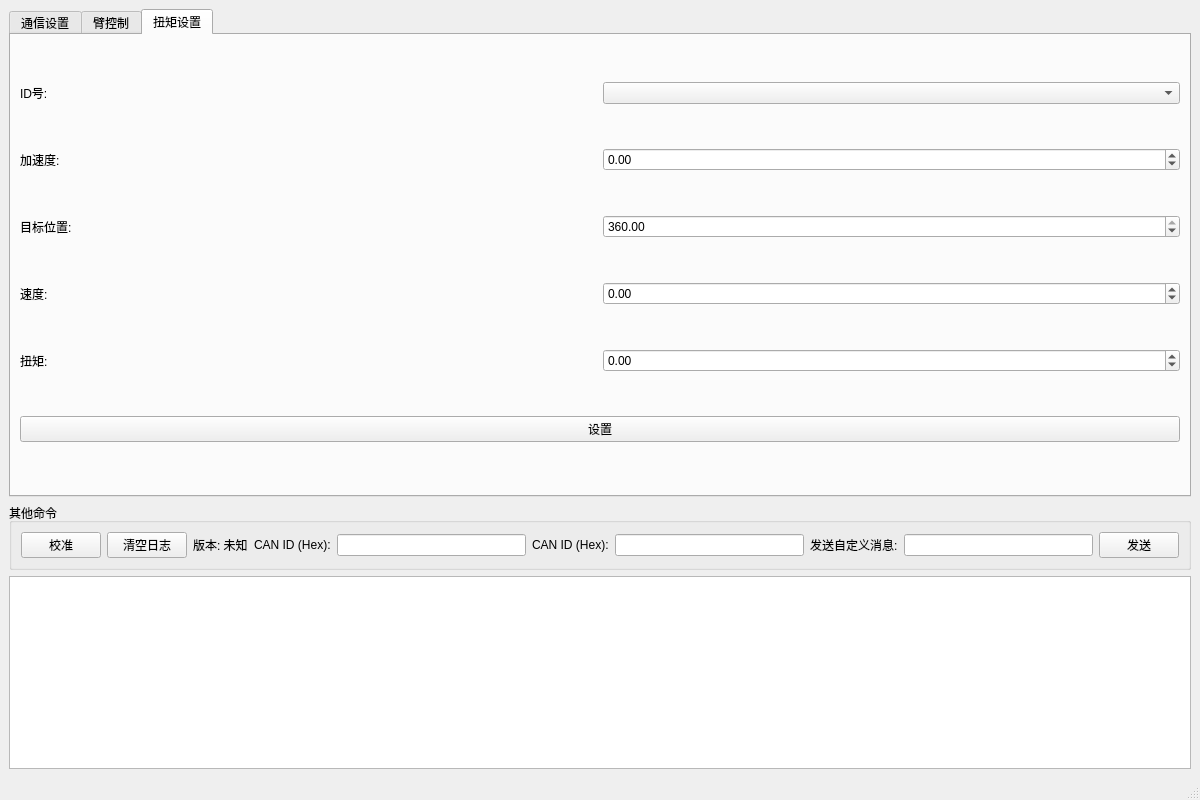
<?xml version="1.0" encoding="UTF-8"?>
<ui version="4.0">
 <class>MainWindow</class>
 <widget class="QMainWindow" name="MainWindow">
  <property name="geometry">
   <rect>
    <x>0</x>
    <y>0</y>
    <width>1200</width>
    <height>800</height>
   </rect>
  </property>
  <property name="windowTitle">
   <string>遥操作臂控制器</string>
  </property>
  <widget class="QWidget" name="centralwidget">
   <layout class="QVBoxLayout" name="verticalLayout">
    <item>
     <widget class="QTabWidget" name="tabWidget">
      <property name="currentIndex">
       <number>2</number>
      </property>
      <widget class="QWidget" name="serialTab">
       <attribute name="title">
        <string>通信设置</string>
       </attribute>
       <layout class="QVBoxLayout" name="verticalLayout_2">
        <item>
         <widget class="QGroupBox" name="commModeGroup">
          <property name="title">
           <string>通信模式</string>
          </property>
          <layout class="QHBoxLayout" name="horizontalLayout_commMode">
           <item>
            <widget class="QLabel" name="label_commMode">
             <property name="text">
              <string>模式:</string>
             </property>
            </widget>
           </item>
           <item>
            <widget class="QComboBox" name="commModeComboBox">
             <item>
              <property name="text">
               <string>无线摇操臂 (串口)</string>
              </property>
             </item>
             <item>
              <property name="text">
               <string>有线摇操臂 (CAN)</string>
              </property>
             </item>
            </widget>
           </item>
           <item>
            <spacer name="horizontalSpacer_commMode">
             <property name="orientation">
              <enum>Qt::Horizontal</enum>
             </property>
             <property name="sizeHint" stdset="0">
              <size>
               <width>40</width>
               <height>20</height>
              </size>
             </property>
            </spacer>
           </item>
          </layout>
         </widget>
        </item>
        <item>
         <widget class="QGroupBox" name="groupBox">
          <property name="title">
           <string>串口连接</string>
          </property>
          <layout class="QGridLayout" name="gridLayout">
           <item row="0" column="0">
            <widget class="QLabel" name="label">
             <property name="text">
              <string>端口号:</string>
             </property>
            </widget>
           </item>
           <item row="0" column="1">
            <widget class="QComboBox" name="portComboBox"/>
           </item>
           <item row="0" column="2">
            <widget class="QPushButton" name="refreshPortsButton">
             <property name="text">
              <string>刷新端口</string>
             </property>
            </widget>
           </item>
           <item row="1" column="0">
            <widget class="QLabel" name="label_2">
             <property name="text">
              <string>波特率:</string>
             </property>
            </widget>
           </item>
           <item row="1" column="1">
            <widget class="QComboBox" name="baudRateComboBox"/>
           </item>
           <item row="2" column="0">
            <widget class="QLabel" name="label_3">
             <property name="text">
              <string>数据位:</string>
             </property>
            </widget>
           </item>
           <item row="2" column="1">
            <widget class="QComboBox" name="dataBitsComboBox"/>
           </item>
           <item row="3" column="0">
            <widget class="QLabel" name="label_4">
             <property name="text">
              <string>校验位:</string>
             </property>
            </widget>
           </item>
           <item row="3" column="1">
            <widget class="QComboBox" name="parityComboBox"/>
           </item>
           <item row="4" column="0">
            <widget class="QLabel" name="label_5">
             <property name="text">
              <string>停止位:</string>
             </property>
            </widget>
           </item>
           <item row="4" column="1">
            <widget class="QComboBox" name="stopBitsComboBox"/>
           </item>
           <item row="5" column="0">
            <widget class="QLabel" name="label_6">
             <property name="text">
              <string>流控制:</string>
             </property>
            </widget>
           </item>
           <item row="5" column="1">
            <widget class="QComboBox" name="flowControlComboBox"/>
           </item>
           <item row="0" column="3">
            <widget class="QPushButton" name="connectButton">
             <property name="text">
              <string>连接</string>
             </property>
            </widget>
           </item>
          </layout>
         </widget>
        </item>
        <item>
         <widget class="QGroupBox" name="canGroup">
          <property name="title">
           <string>CAN连接</string>
          </property>
          <property name="visible">
           <bool>false</bool>
          </property>
          <layout class="QHBoxLayout" name="horizontalLayout_can">
           <item>
            <widget class="QPushButton" name="canConnectButton">
             <property name="text">
              <string>连接CAN</string>
             </property>
            </widget>
           </item>
           <item>
            <widget class="QLabel" name="canStatusLabel">
             <property name="text">
              <string>CAN状态: 未连接</string>
             </property>
            </widget>
           </item>
           <item>
            <spacer name="horizontalSpacer_can">
             <property name="orientation">
              <enum>Qt::Horizontal</enum>
             </property>
             <property name="sizeHint" stdset="0">
              <size>
               <width>40</width>
               <height>20</height>
              </size>
             </property>
            </spacer>
           </item>
          </layout>
         </widget>
        </item>
       </layout>
      </widget>
      <widget class="QWidget" name="controlTab">
       <attribute name="title">
        <string>臂控制</string>
       </attribute>
       <layout class="QVBoxLayout" name="verticalLayout_control">
        <item>
         <widget class="QGroupBox" name="armControlGroup">
          <property name="title">
           <string>臂数据获取控制（无线模式）</string>
          </property>
          <layout class="QHBoxLayout" name="horizontalLayout_armControl">
           <item>
            <widget class="QPushButton" name="armGetButton">
             <property name="text">
              <string>获取</string>
             </property>
            </widget>
           </item>
           <item>
            <widget class="QPushButton" name="armStopButton">
             <property name="text">
              <string>停止</string>
             </property>
            </widget>
           </item>
          </layout>
         </widget>
        </item>
        <item>
         <widget class="QGroupBox" name="canArmControlGroup">
          <property name="title">
           <string>臂数据获取控制（有线模式）</string>
          </property>
          <property name="visible">
           <bool>false</bool>
          </property>
          <layout class="QVBoxLayout" name="verticalLayout_canArmControl">
           <item>
            <layout class="QHBoxLayout" name="horizontalLayout_leftArm">
             <item>
              <widget class="QLabel" name="label_leftArm">
               <property name="text">
                <string>左臂 (ID0-6):</string>
               </property>
              </widget>
             </item>
             <item>
              <widget class="QPushButton" name="canLeftArmSingleButton">
               <property name="text">
                <string>单次获取</string>
               </property>
              </widget>
             </item>
             <item>
              <widget class="QPushButton" name="canLeftArmContinuousButton">
               <property name="text">
                <string>持续获取</string>
               </property>
              </widget>
             </item>
             <item>
              <widget class="QPushButton" name="canLeftArmStopButton">
               <property name="text">
                <string>停止</string>
               </property>
               <property name="enabled">
                <bool>false</bool>
               </property>
              </widget>
             </item>
             <item>
              <spacer name="horizontalSpacer_leftArm">
               <property name="orientation">
                <enum>Qt::Horizontal</enum>
               </property>
               <property name="sizeHint" stdset="0">
                <size>
                 <width>40</width>
                 <height>20</height>
                </size>
               </property>
              </spacer>
             </item>
            </layout>
           </item>
           <item>
            <layout class="QHBoxLayout" name="horizontalLayout_rightArm">
             <item>
              <widget class="QLabel" name="label_rightArm">
               <property name="text">
                <string>右臂 (ID7-13):</string>
               </property>
              </widget>
             </item>
             <item>
              <widget class="QPushButton" name="canRightArmSingleButton">
               <property name="text">
                <string>单次获取</string>
               </property>
              </widget>
             </item>
             <item>
              <widget class="QPushButton" name="canRightArmContinuousButton">
               <property name="text">
                <string>持续获取</string>
               </property>
              </widget>
             </item>
             <item>
              <widget class="QPushButton" name="canRightArmStopButton">
               <property name="text">
                <string>停止</string>
               </property>
               <property name="enabled">
                <bool>false</bool>
               </property>
              </widget>
             </item>
             <item>
              <spacer name="horizontalSpacer_rightArm">
               <property name="orientation">
                <enum>Qt::Horizontal</enum>
               </property>
               <property name="sizeHint" stdset="0">
                <size>
                 <width>40</width>
                 <height>20</height>
                </size>
               </property>
              </spacer>
             </item>
            </layout>
           </item>
           <item>
            <layout class="QHBoxLayout" name="horizontalLayout_pollInterval">
             <item>
              <widget class="QLabel" name="label_pollInterval">
               <property name="text">
                <string>轮询间隔 (ms):</string>
               </property>
              </widget>
             </item>
             <item>
              <widget class="QSpinBox" name="pollIntervalSpinBox">
               <property name="minimum">
                <number>100</number>
               </property>
               <property name="maximum">
                <number>5000</number>
               </property>
               <property name="value">
                <number>500</number>
               </property>
              </widget>
             </item>
             <item>
              <spacer name="horizontalSpacer_pollInterval">
               <property name="orientation">
                <enum>Qt::Horizontal</enum>
               </property>
               <property name="sizeHint" stdset="0">
                <size>
                 <width>40</width>
                 <height>20</height>
                </size>
               </property>
              </spacer>
             </item>
            </layout>
           </item>
          </layout>
         </widget>
        </item>
        <item>
         <layout class="QHBoxLayout" name="horizontalLayout_2">
          <item>
           <widget class="QGroupBox" name="leftArmGroup">
            <property name="title">
             <string>左臂关节数据（ID0-6）</string>
            </property>
            <layout class="QVBoxLayout" name="verticalLayout_3">
             <item>
              <widget class="QTableWidget" name="leftArmTable">
               <property name="rowCount">
                <number>7</number>
               </property>
               <property name="columnCount">
                <number>2</number>
               </property>
               <row/>
               <row/>
               <row/>
               <row/>
               <row/>
               <row/>
               <row/>
               <column/>
               <column/>
              </widget>
             </item>
            </layout>
           </widget>
          </item>
          <item>
           <widget class="QGroupBox" name="rightArmGroup">
            <property name="title">
             <string>右臂关节数据（ID7-13）</string>
            </property>
            <layout class="QVBoxLayout" name="verticalLayout_4">
             <item>
              <widget class="QTableWidget" name="rightArmTable">
               <property name="rowCount">
                <number>7</number>
               </property>
               <property name="columnCount">
                <number>2</number>
               </property>
               <row/>
               <row/>
               <row/>
               <row/>
               <row/>
               <row/>
               <row/>
               <column/>
               <column/>
              </widget>
             </item>
            </layout>
           </widget>
          </item>
         </layout>
        </item>
       </layout>
      </widget>
      <widget class="QWidget" name="torqueTab">
       <attribute name="title">
        <string>扭矩设置</string>
       </attribute>
       <layout class="QGridLayout" name="gridLayout_2">
        <item row="0" column="0">
         <widget class="QLabel" name="label_8">
          <property name="text">
           <string>ID号:</string>
          </property>
         </widget>
        </item>
        <item row="0" column="1">
         <widget class="QComboBox" name="idComboBox"/>
        </item>
        <item row="1" column="0">
         <widget class="QLabel" name="label_9">
          <property name="text">
           <string>加速度:</string>
          </property>
         </widget>
        </item>
        <item row="1" column="1">
         <widget class="QDoubleSpinBox" name="accelerationSpinBox">
          <property name="minimum">
           <double>-10000.000000000000000</double>
          </property>
          <property name="maximum">
           <double>10000.000000000000000</double>
          </property>
         </widget>
        </item>
        <item row="2" column="0">
         <widget class="QLabel" name="label_10">
          <property name="text">
           <string>目标位置:</string>
          </property>
         </widget>
        </item>
        <item row="2" column="1">
         <widget class="QDoubleSpinBox" name="positionSpinBox">
          <property name="minimum">
           <double>-360.000000000000000</double>
          </property>
          <property name="maximum">
           <double>360.000000000000000</double>
          </property>
          <property name="value">
           <double>360.000000000000000</double>
          </property>
         </widget>
        </item>
        <item row="3" column="0">
         <widget class="QLabel" name="label_11">
          <property name="text">
           <string>速度:</string>
          </property>
         </widget>
        </item>
        <item row="3" column="1">
         <widget class="QDoubleSpinBox" name="speedSpinBox">
          <property name="minimum">
           <double>-1000.000000000000000</double>
          </property>
          <property name="maximum">
           <double>1000.000000000000000</double>
          </property>
         </widget>
        </item>
        <item row="4" column="0">
         <widget class="QLabel" name="label_12">
          <property name="text">
           <string>扭矩:</string>
          </property>
         </widget>
        </item>
        <item row="4" column="1">
         <widget class="QDoubleSpinBox" name="torqueSpinBox">
          <property name="minimum">
           <double>-100.000000000000000</double>
          </property>
          <property name="maximum">
           <double>100.000000000000000</double>
          </property>
         </widget>
        </item>
        <item row="5" column="0" colspan="2">
         <widget class="QPushButton" name="torqueSetButton">
          <property name="text">
           <string>设置</string>
          </property>
         </widget>
        </item>
       </layout>
      </widget>
     </widget>
    </item>
    <item>
     <widget class="QGroupBox" name="groupBox_3">
      <property name="title">
       <string>其他命令</string>
      </property>
      <layout class="QHBoxLayout" name="horizontalLayout_3">
       <item>
        <widget class="QPushButton" name="calibrateButton">
         <property name="text">
          <string>校准</string>
         </property>
        </widget>
       </item>
       <item>
        <widget class="QPushButton" name="clearLogButton">
         <property name="text">
          <string>清空日志</string>
         </property>
        </widget>
       </item>
       <item>
        <widget class="QLabel" name="versionLabel">
         <property name="text">
          <string>版本: 未知</string>
         </property>
        </widget>
       </item>
       <item>
        <widget class="QLabel" name="canIdLabel">
         <property name="visible">
          <bool>false</bool>
         </property>
         <property name="text">
          <string>CAN ID (Hex):</string>
         </property>
        </widget>
       </item>
       <item>
        <widget class="QLineEdit" name="canIdEdit">
         <property name="visible">
          <bool>false</bool>
         </property>
         <property name="maximumWidth">
          <number>60</number>
         </property>
        </widget>
       </item>
       <item>
        <widget class="QLabel" name="canIdLabel">
         <property name="visible">
          <bool>false</bool>
         </property>
         <property name="text">
          <string>CAN ID (Hex):</string>
         </property>
        </widget>
       </item>
       <item>
        <widget class="QLineEdit" name="canIdEdit">
         <property name="visible">
          <bool>false</bool>
         </property>
         <property name="maximumWidth">
          <number>60</number>
         </property>
        </widget>
       </item>
       <item>
        <widget class="QLabel" name="label_13">
         <property name="text">
          <string>发送自定义消息:</string>
         </property>
        </widget>
       </item>
       <item>
        <widget class="QLineEdit" name="customMessageEdit"/>
       </item>
       <item>
        <widget class="QPushButton" name="sendCustomButton">
         <property name="text">
          <string>发送</string>
         </property>
        </widget>
       </item>
      </layout>
     </widget>
    </item>
    <item>
     <widget class="QTextEdit" name="logTextEdit">
      <property name="readOnly">
       <bool>true</bool>
      </property>
     </widget>
    </item>
   </layout>
  </widget>
  <widget class="QStatusBar" name="statusbar"/>
 </widget>
 <resources/>
 <connections/>
</ui>
